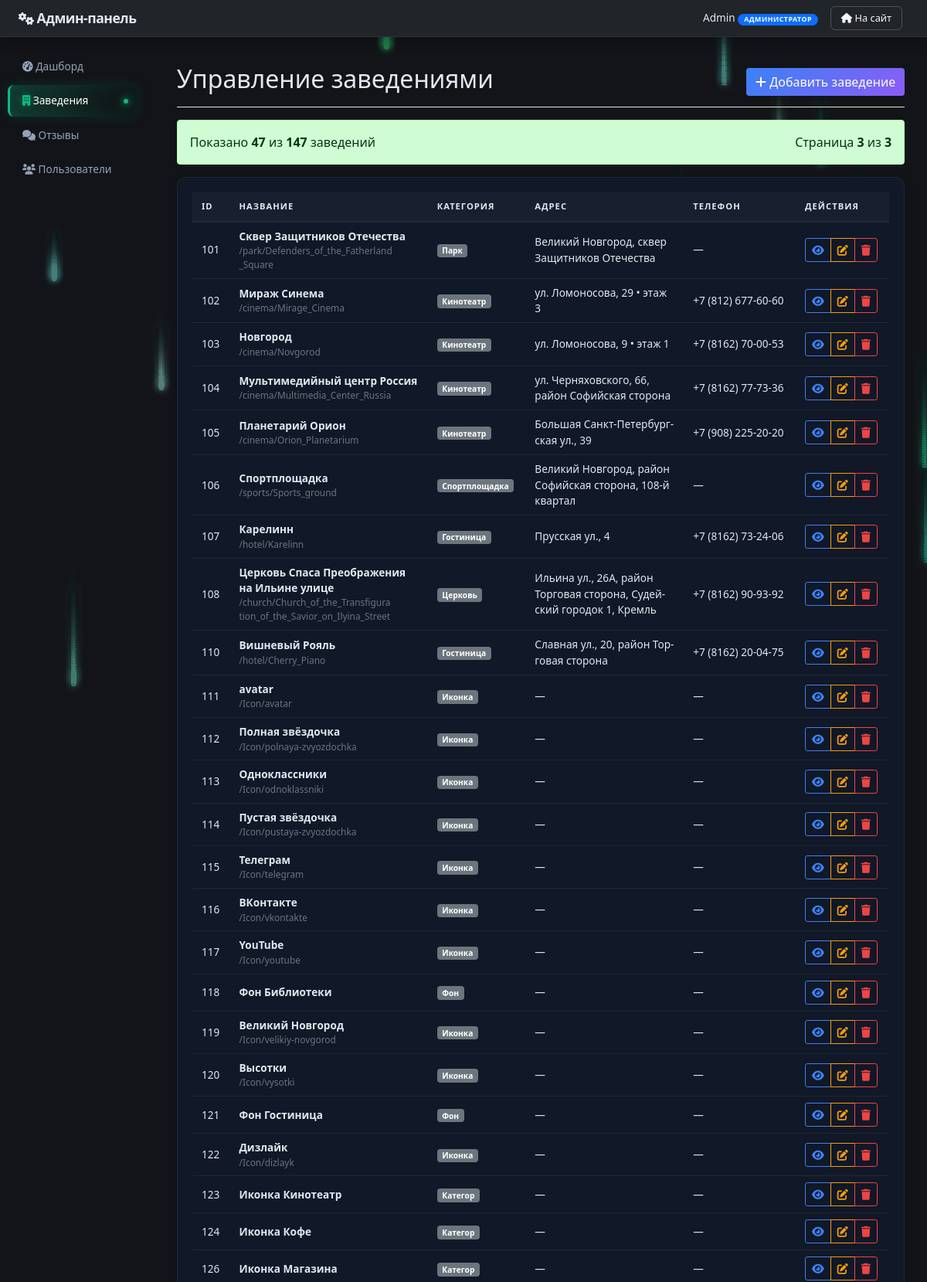
Screenshot of /admin/places?page=3 (signed in, upper part) with the database file from the repository.
### main.py (models this page shows, shortened)
class User(db.Model):
    id = db.Column(db.Integer, primary_key=True)
    username = db.Column(db.String(150), nullable=False, unique=True)
    password = db.Column(db.String(150), nullable=False)
    role = db.Column(db.String(50), default='trainee')  # trainee, moderator, editor, admin
    created_at = db.Column(db.DateTime, default=datetime.utcnow)
    last_login = db.Column(db.DateTime)
    @property
    def role_display(self):
        return get_role_display_name(self.role)

class Place(db.Model):
    __tablename__ = 'place'
    id = db.Column(db.Integer, primary_key=True)
    title = db.Column(db.String(100), nullable=True)
    slug = db.Column(db.String(100), unique=True, nullable=True)  # Для английских URL
    description = db.Column(db.Text, nullable=True)
    tags = db.Column(db.Text, nullable=True)
    telephone = db.Column(db.String(20), nullable=True)
    address = db.Column(db.String(200), nullable=True)
    image_path = db.Column(db.String(200), nullable=True)
    additional_images = db.Column(db.JSON, default=list)
    category = db.Column(db.String(50), nullable=False, default='Restaurant')
    category_en = db.Column(db.String(50), nullable=False, default='Restaurant')
    latitude = db.Column(db.Float)  # широта для карт
    longitude = db.Column(db.Float)  # долгота для карт
    working_hours = db.Column(db.JSON)  # {"пн-пт": "10:00-22:00", "сб-вс": "11:00-23:00"}
    menu_pdf_path = db.Column(db.String(255))  # Пдф файлы
    CATEGORY_MAPPING = {
        'Ресторан': 'Restaurant',
        'Кафе': 'Cafe',
        'Магазин': 'Shop',
        'Музей': 'Museum',
        'Театр': 'Theatre',
        'Библиотека': 'Library',
        'Парк': 'Park',
        'Кинотеатр': 'Cinema',
        'Спортплощадка': 'Sports',
        'Церковь': 'Church',
        'Гостиница': 'Hotel',
        'Иконка': 'Icon'
    }

### main.py (the view)
@app.route('/admin/places')
@admin_required
def admin_places():
    user = User.query.filter_by(username=session['username']).first()
    if user.role not in ['trainee', 'moderator', 'editor', 'admin']:
        return render_template('Error.html', error_code=403, error_message="Доступ запрещён"), 403
    page = request.args.get('page', 1, type=int)
    per_page = 50
    places_pagination = Place.query.paginate(
        page=page,
        per_page=per_page,
        error_out=False
    )
    return render_template('admin_places.html',
                           current_user=user,
                           places=places_pagination.items,
                           pagination=places_pagination)

### main.py (called while the page is built)
def get_role_display_name(role):
    return ROLE_PERMISSIONS.get(role, {}).get('name', role)

def admin_required(f):
    @wraps(f)
    def decorated_function(*args, **kwargs):
        if 'username' not in session:
            flash('Требуется авторизация', 'error')
            return redirect(url_for('index'))
        user = User.query.filter_by(username=session['username']).first()
        from flask import g
        g.current_user = user
        return f(*args, **kwargs)
    return decorated_function

@app.context_processor
def utility_processor():
    def generate_category_en_for_template(category_name):
        """Генерация английского названия категории для шаблонов"""
        return generate_category_en(category_name)
    return {'generate_category_en_for_template': generate_category_en_for_template}

### templates/admin_places.html (shortened to what this page needs)
{% extends "base_admin.html" %}
{% block content %}
<div class="d-flex justify-content-between flex-wrap flex-md-nowrap align-items-center pt-3 pb-2 mb-3 border-bottom">
    <h1 class="h2">Управление заведениями</h1>
    {% if current_user.role in ['trainee', 'moderator', 'editor', 'admin'] %}
    <a href="{{ url_for('add_place') }}" class="btn btn-primary">
        <i class="fas fa-plus"></i> Добавить заведение
    </a>
    {% endif %}
</div>
<div class="alert alert-info d-flex justify-content-between align-items-center">
    <span>
        Показано <strong>{{ places|length }}</strong> из <strong>{{ pagination.total }}</strong> заведений
    </span>
    <span>
        Страница <strong>{{ pagination.page }}</strong> из <strong>{{ pagination.pages }}</strong>
    </span>
</div>
<div class="card">
    <div class="card-body">
        <div class="table-responsive">
            <table class="table table-hover">
                <thead>
                    <tr>
                        <th>ID</th>
                        <th>Название</th>
                        <th>Категория</th>
                        <th>Адрес</th>
                        <th>Телефон</th>
                        <th>Действия</th>
                    </tr>
                </thead>
                <tbody>
                    {% for place in places %}
                    <tr>
                        <td>{{ place.id }}</td>
                        <td>
                            <strong>{{ place.title or 'Без названия' }}</strong>
                            {% if place.slug %}
                            <br><small class="text-muted">/{{ place.category_en }}/{{ place.slug }}</small>
                            {% endif %}
                        </td>
                        <td>
                            <span class="badge bg-secondary">{{ place.category }}</span>
                        </td>
                        <td>{{ place.address or '—' }}</td>
                        <td>{{ place.telephone or '—' }}</td>
                        <td>
                            <div class="btn-group btn-group-sm">
                            <a href="{{ url_for('place_page_by_slug', category_en=place.category_en, slug=place.slug) if place.slug else url_for('restaurant_page', id=place.id) }}"
                               class="btn btn-outline-primary" target="_blank" title="Просмотр на сайте">
                                <i class="fas fa-eye"></i>
                            </a>
                            {% if current_user.role in ['moderator', 'editor', 'admin'] %}
                            <button class="btn btn-outline-warning edit-place"
                                    data-place-id="{{ place.id }}"
                                    data-place-title="{{ place.title or '' }}"
                                    data-place-description="{{ place.description or '' }}"
                                    data-place-category="{{ place.category }}"
                                    data-place-category-en="{{ place.category_en }}"
                                    data-place-telephone="{{ place.telephone or '' }}"
                                    data-place-address="{{ place.address or '' }}"
                                    data-place-slug="{{ place.slug or '' }}"
                                    data-place-tags="{{ place.tags or '' }}"
                                    data-place-menu="{{ place.menu_pdf_path or '' }}"
                                    title="Редактировать заведение">
                                <i class="fas fa-edit"></i>
                            </button>
                            {% endif %}
                            {% if current_user.role in ['moderator', 'editor', 'admin'] %}
                            <button class="btn btn-outline-danger delete-place"
                                    data-place-id="{{ place.id }}"
                                    data-place-title="{{ place.title or 'Без названия' }}"
                                    title="Удалить заведение">
                                <i class="fas fa-trash"></i>
                            </button>
                            {% endif %}
                        </div>
                        </td>
                    </tr>
                    {% endfor %}
                </tbody>
            </table>
        </div>
    </div>
</div>
{% endblock %}

### templates/base_admin.html (shortened to what this page needs)
<!DOCTYPE html>
<html lang="ru">
<head>
    <link rel="stylesheet" href="{{ url_for('static', filename='css/Admin.css') }}">
    <link href="https://cdn.jsdelivr.net/npm/bootstrap@5.1.3/dist/css/bootstrap.min.css" rel="stylesheet">
    <link href="https://cdnjs.cloudflare.com/ajax/libs/font-awesome/6.0.0/css/all.min.css" rel="stylesheet">
</head>
<body>
    <nav class="navbar navbar-dark bg-dark">
        <div class="container-fluid">
            <a class="navbar-brand" href="{{ url_for('admin_dashboard') }}">
                <i class="fas fa-cogs"></i> Админ-панель
            </a>
            <div class="d-flex align-items-center">
                <div class="role-tooltip-container">
                    <span class="navbar-text me-3" id="roleBadge" data-role="{{ current_user.role }}">
                        {{ current_user.username }}
                        <span class="badge bg-primary role-badge">
                            {{ current_user.role_display }}
                        </span>
                    </span>
                </div>
                <a href="{{ url_for('index') }}" class="btn btn-outline-light btn-sm me-2">
                    <i class="fas fa-home"></i> На сайт
                </a>
            </div>
        </div>
    </nav>
    <div class="container-fluid">
        <div class="row">
            <div class="col-md-3 col-lg-2 sidebar d-md-block">
                <div class="position-sticky pt-3">
                    <ul class="nav flex-column">
                        <li class="nav-item">
                            <a class="nav-link {{ 'active' if request.endpoint == 'admin_dashboard' }}"
                               href="{{ url_for('admin_dashboard') }}">
                                <i class="fas fa-tachometer-alt"></i> Дашборд
                            </a>
                        </li>
                        <li class="nav-item">
                            <a class="nav-link {{ 'active' if request.endpoint == 'admin_places' }}"
                               href="{{ url_for('admin_places') }}">
                                <i class="fas fa-building"></i> Заведения
                            </a>
                        </li>
                        {% if current_user.role in ['moderator', 'editor', 'admin'] %}
                        <li class="nav-item">
                            <a class="nav-link {{ 'active' if request.endpoint == 'admin_reviews_page' }}"
                               href="{{ url_for('admin_reviews_page') }}">
                                <i class="fas fa-comments"></i> Отзывы
                            </a>
                        </li>
                        {% endif %}
                        {% if current_user.role in ['moderator', 'editor', 'admin'] %}
                        <li class="nav-item">
                            <a class="nav-link {{ 'active' if request.endpoint == 'admin_users' }}"
                               href="{{ url_for('admin_users') }}">
                                <i class="fas fa-users"></i> Пользователи
                            </a>
                        </li>
                        {% endif %}
                    </ul>
                </div>
            </div>
            <main class="col-md-9 ms-sm-auto col-lg-10 px-md-4 py-4">
                {% block content %}{% endblock %}
            </main>
        </div>
    </div>
</body>
</html>

### rows the page displays
User: username "Admin", role_display "АДМИНИСТРАТОР"
Place: id "101", title "Сквер Защитников Отечества", category_en "park", slug "Defenders_of_the_Fatherland_Square", category "Парк", address "Великий Новгород, сквер Защитников Отечества", telephone "—"
Place: id "102", title "Мираж Синема", category_en "cinema", slug "Mirage_Cinema", category "Кинотеатр", address "ул. Ломоносова, 29 • этаж 3", telephone "+7 (812) 677-60-60"
Place: id "103", title "Новгород", category_en "cinema", slug "Novgorod", category "Кинотеатр", address "ул. Ломоносова, 9 • этаж 1", telephone "+7 (8162) 70-00-53"
Place: id "104", title "Мультимедийный центр Россия", category_en "cinema", slug "Multimedia_Center_Russia", category "Кинотеатр", address "ул. Черняховского, 66, район Софийская сторона", telephone "+7 (8162) 77-73-36"
Place: id "105", title "Планетарий Орион", category_en "cinema", slug "Orion_Planetarium", category "Кинотеатр", address "Большая Санкт-Петербургская ул., 39", telephone "+7 (908) 225-20-20"
Place: id "106", title "Спортплощадка", category_en "sports", slug "Sports_ground", category "Спортплощадка", address "Великий Новгород, район Софийская сторона, 108-й квартал", telephone "—"
Place: id "107", title "Карелинн", category_en "hotel", slug "Karelinn", category "Гостиница", address "Прусская ул., 4", telephone "+7 (8162) 73-24-06"
Place: id "108", title "Церковь Спаса Преображения на Ильине улице", category_en "church", slug "Church_of_the_Transfiguration_of_the_Savior_on_Ilyina_Street", category "Церковь", address "Ильина ул., 26А, район Торговая сторона, Судейский городок 1, Кремль", telephone "+7 (8162) 90-93-92"
Place: id "110", title "Вишневый Рояль", category_en "hotel", slug "Cherry_Piano", category "Гостиница", address "Славная ул., 20, район Торговая сторона", telephone "+7 (8162) 20-04-75"
Place: id "111", title "avatar", category_en "Icon", slug "avatar", category "Иконка", address "—", telephone "—"
Place: id "112", title "Полная звёздочка", category_en "Icon", slug "polnaya-zvyozdochka", category "Иконка", address "—", telephone "—"
Place: id "113", title "Одноклассники", category_en "Icon", slug "odnoklassniki", category "Иконка", address "—", telephone "—"
Place: id "114", title "Пустая звёздочка", category_en "Icon", slug "pustaya-zvyozdochka", category "Иконка", address "—", telephone "—"
Place: id "115", title "Телеграм", category_en "Icon", slug "telegram", category "Иконка", address "—", telephone "—"
Place: id "116", title "ВКонтакте", category_en "Icon", slug "vkontakte", category "Иконка", address "—", telephone "—"
Place: id "117", title "YouTube", category_en "Icon", slug "youtube", category "Иконка", address "—", telephone "—"
Place: id "118", title "Фон Библиотеки", category "Фон", address "—", telephone "—"
Place: id "119", title "Великий Новгород", category_en "Icon", slug "velikiy-novgorod", category "Иконка", address "—", telephone "—"
Place: id "120", title "Высотки", category_en "Icon", slug "vysotki", category "Иконка", address "—", telephone "—"
Place: id "121", title "Фон Гостиница", category "Фон", address "—", telephone "—"
Place: id "122", title "Дизлайк", category_en "Icon", slug "dizlayk", category "Иконка", address "—", telephone "—"
Place: id "123", title "Иконка Кинотеатр", category "Категор", address "—", telephone "—"
Place: id "124", title "Иконка Кофе", category "Категор", address "—", telephone "—"
Place: id "126", title "Иконка Магазина", category "Категор", address "—", telephone "—"

### other values shown
{{ places|length }} "47"
{{ pagination.total }} "147"
{{ pagination.page }} "3"
{{ pagination.pages }} "3"
